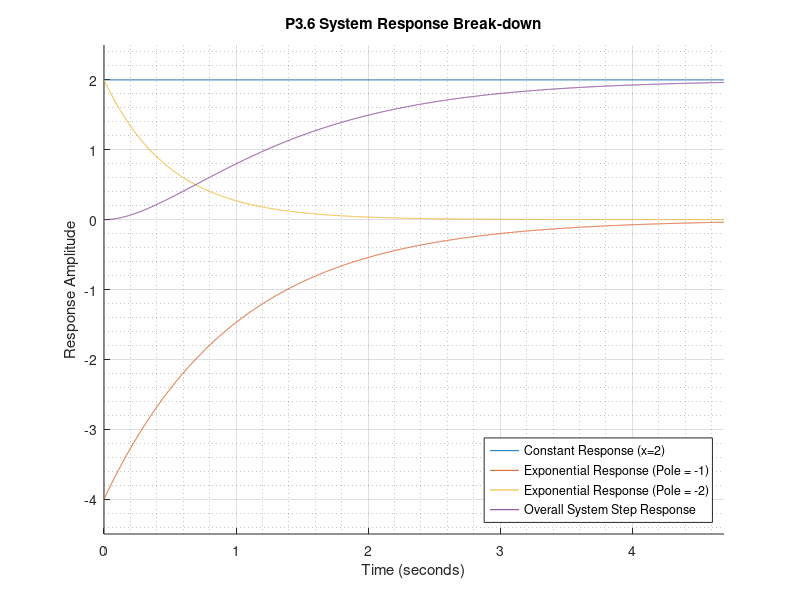

Source code (MATLAB):
% P3.6
tset_2 = 1/(-1)*log(0.02);
tset_3 = 1/(-2)*log(0.02);
limit = max(tset_2,tset_3)*1.2;
t = 0:0.001:limit;

x_1 = @(t) 2;
x_ser_1 = arrayfun(x_1,t);

x_2 = @(t) -4*exp(-t);
x_ser_2 = x_2(t);

x_3 = @(t) 2*exp(-2*t);
x_ser_3 = x_3(t);

x_ser = arrayfun(@(t) x_1(t) + x_2(t) + x_3(t),t);

figure;
hold on
title("P3.6 System Response Break-down");
plot(t,x_ser_1,'DisplayName',"Constant Response (x=2)");
plot(t,x_ser_2,'DisplayName',"Exponential Response (Pole = -1)");
plot(t,x_ser_3,'DisplayName',"Exponential Response (Pole = -2)");
plot(t,x_ser,'DisplayName',"Overall System Step Response");
xlim([0 limit])
ylim([-4.5 2.5]);
xlabel("Time (seconds)");
ylabel("Response Amplitude");
legend("Location",'southeast');
grid; grid minor;

%test
% sys = tf([4],[1 3 2]);
% step(sys);
